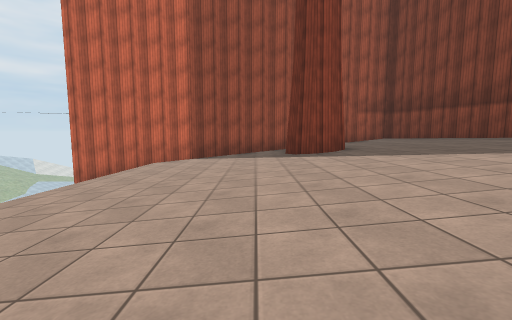
[1] (above)

20 first-person views from a walk through a Unity game level. The camera is 1.2 m above the floor, tilts 6° down and sees 90° across. The floor is counted in squares, 2 m on a side. Each view is taken from the middle of a square. On the plan, view 1 faces up. The plan holds only what a view shows up to about 9 squares ahead; the rest is blank. The place goes on beyond the plan. Some surface patterns are stand-ins.

[2]
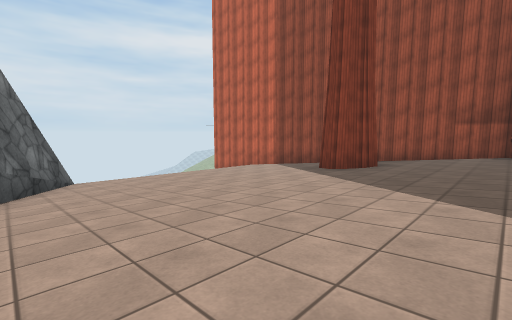

[3]
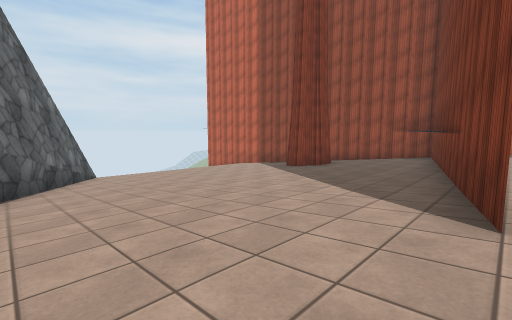

[4]
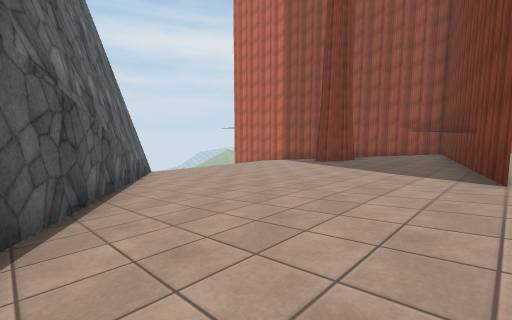

[5]
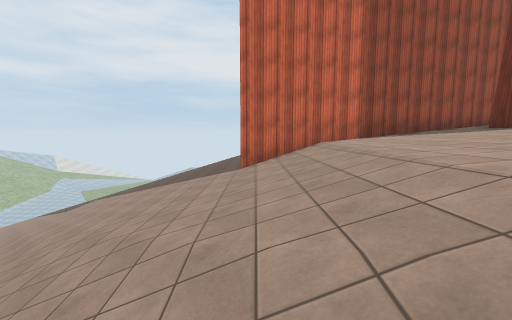

[6]
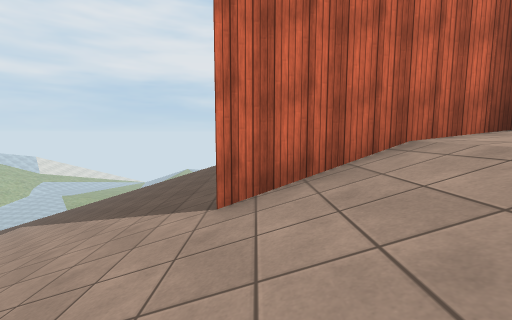

[7]
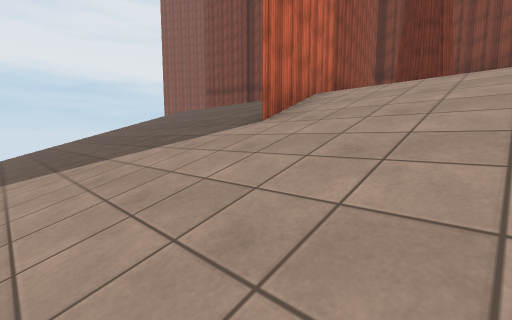

[8]
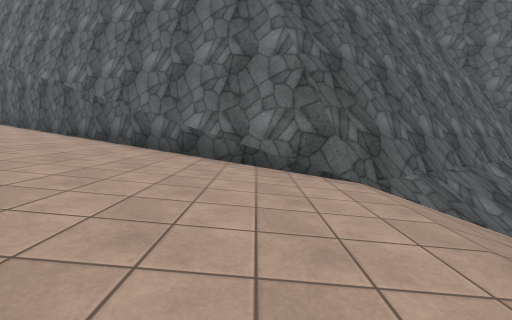

[9]
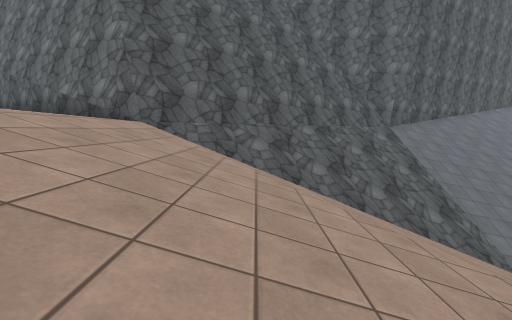

[10]
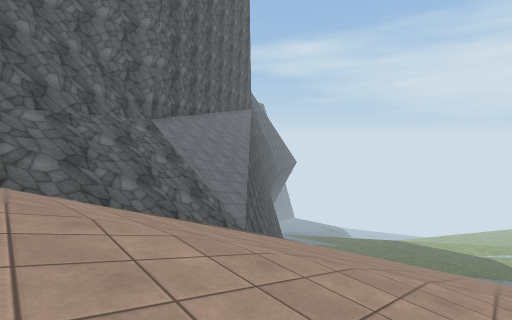

[11]
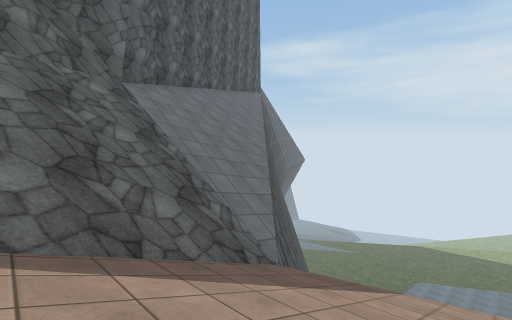

[12]
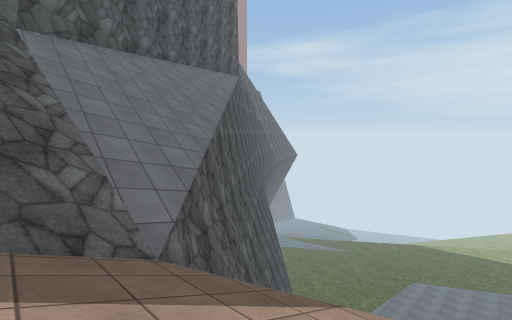

[13]
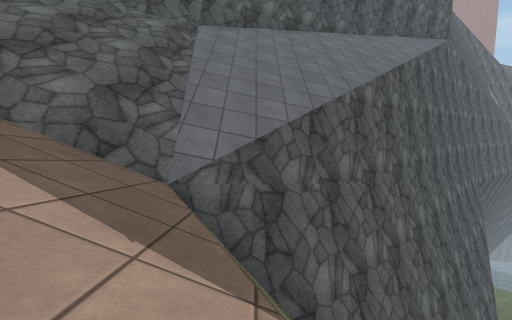

[14]
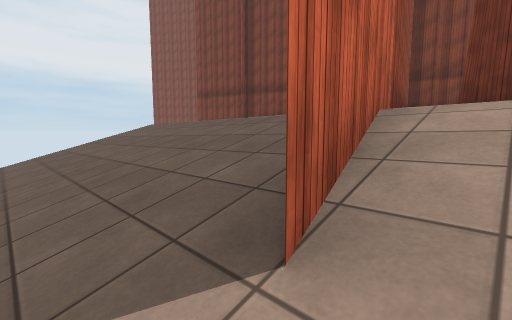

[15]
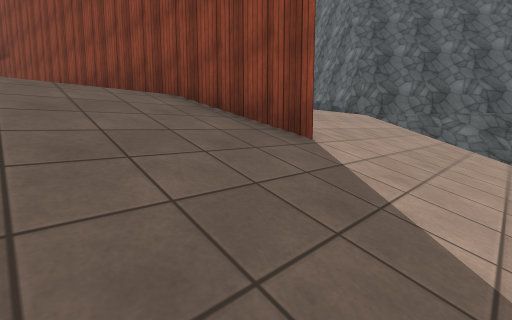

[16]
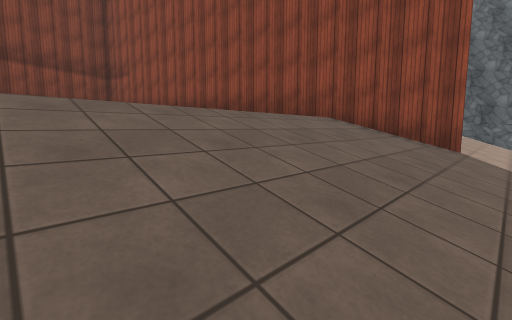

[17]
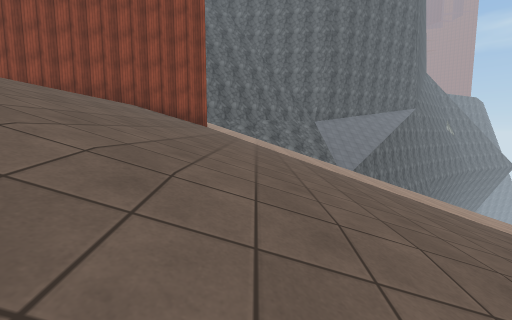

[18]
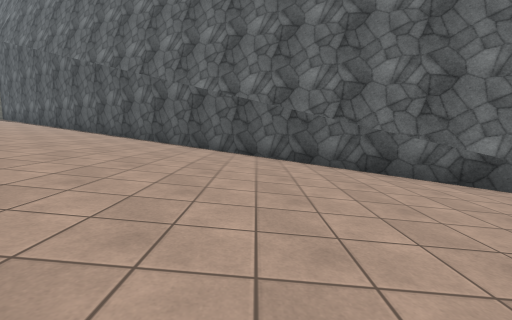

[19]
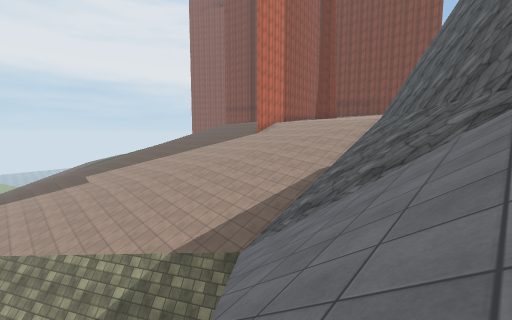

[20]
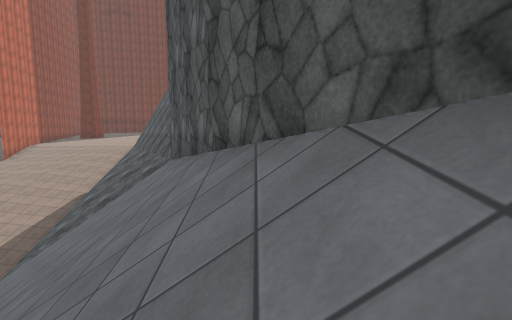

### Floor plan
Key: @ floor where view 1 was taken; # wall or solid block; x gap in a wall; . main floor; : floor 0.75 m higher than the main floor; - floor 0.75 m lower than the main floor; + floor 1.5 m higher than the main floor; * floor 2.5 m higher than the main floor; / step, stairs or slope; = window, fence, low wall or low ledge; v drop or lower ground.
Columns run from 19 left of view 1 to 11 right of it. Each row starts with its distance up from view 1.
 16             //
 15           ////
 14       //////////-
 13       //////////-      #
 12        /////////-      ##
 11        /////////-       #
 10       //////////-     ###
  9    // //////////- #####:#
  8    /// ///////=####..x.:##
  7    v////////////-...##.::#
  6     v///////////-......::#
  5     v///////////-......::#
  4      v//////////-......::#
  3      v//////////-......::##
  2       v/////////-......:::#
  1      vv////////##.....:::+#
  0     vv///////######@..:::++
 -1    vv///////##    ###.:::+++
 -2   vv//////###       ###::+++
 -3   v//////##           ##:++++/
 -4  v////####             ###+++/*
 -5  ///###                  ###++*
 -6 //###
 -7  ##

Positions as (right, up) in squares from view 1, and headings:
1: (0, 0), facing up
2: (5, 0), facing up-left
3: (7, -1), facing up-left
4: (7, -3), facing up-left
5: (-5, 1), facing up
6: (-5, 5), facing up
7: (-8, 5), facing up-right
8: (-2, 5), facing down
9: (-6, 7), facing down
10: (-7, 7), facing down-left
11: (-9, 4), facing down-left
12: (-11, 4), facing down-left
13: (-13, 4), facing down
14: (-6, 7), facing up-right
15: (-7, 10), facing down-right
16: (-6, 13), facing down-right
17: (-7, 16), facing down
18: (3, 4), facing down
19: (-16, -3), facing up-right
20: (-19, -6), facing right
